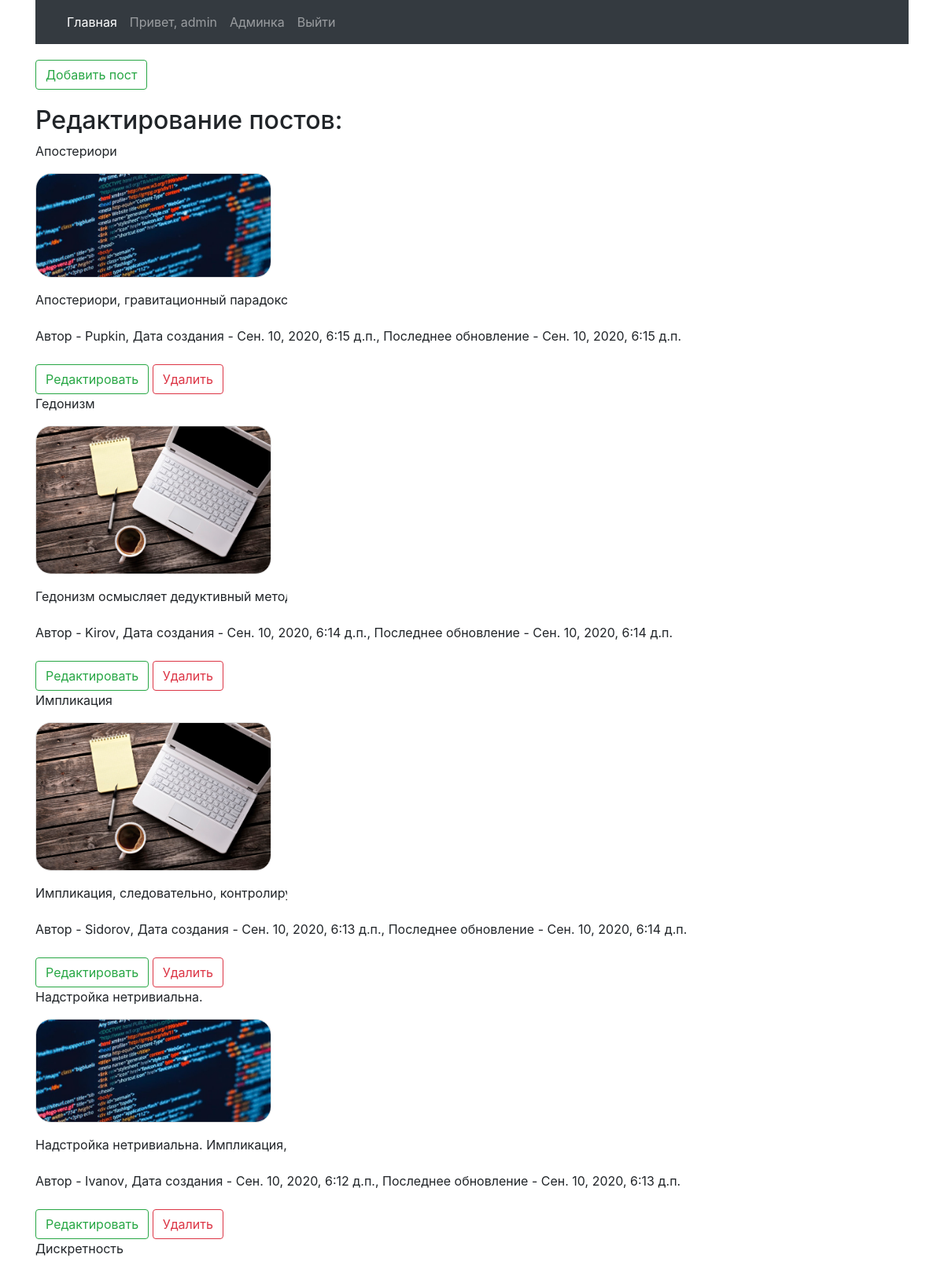
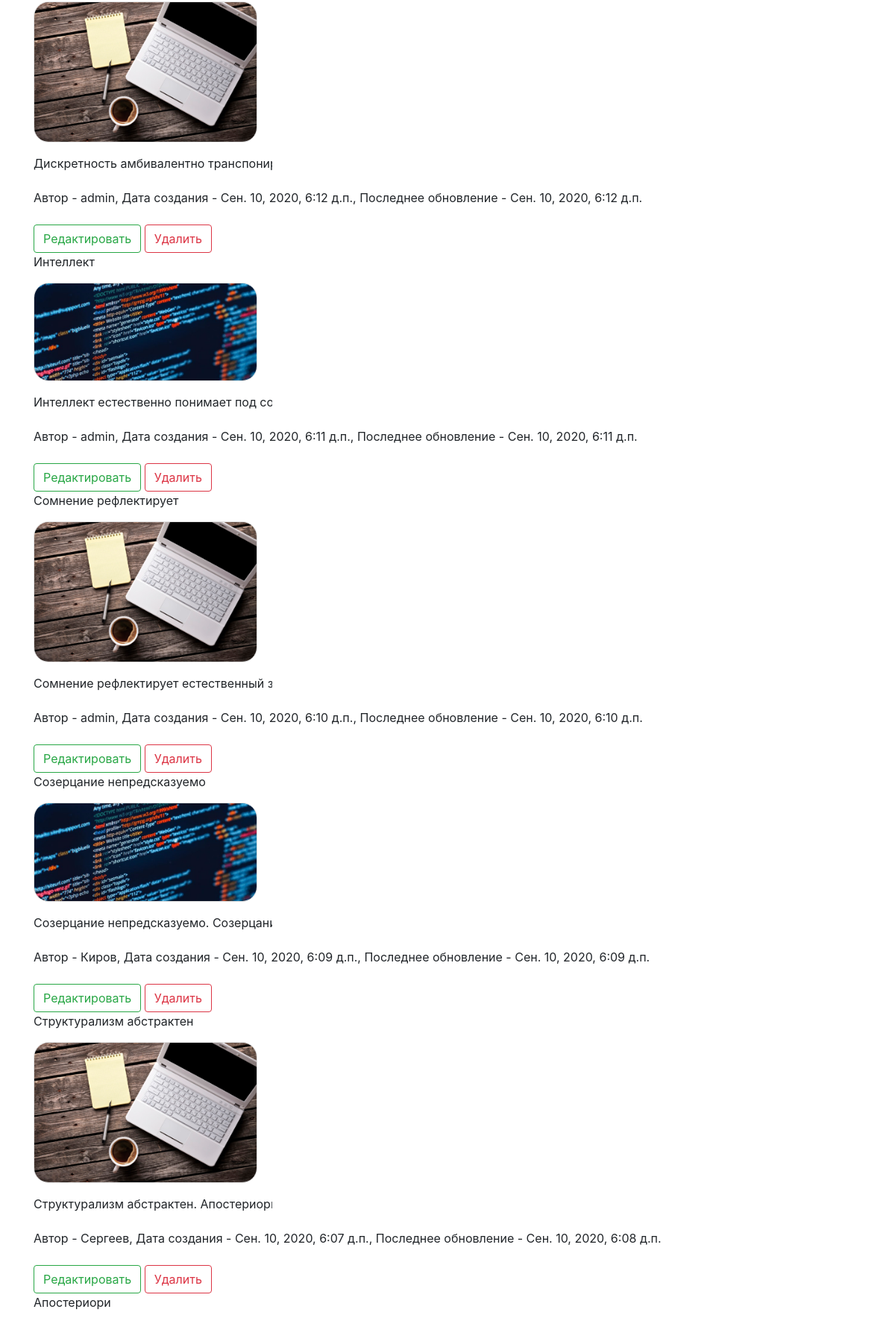
Screenshot of /admin_panel/ (signed in, upper part) with the database file from the repository (2 pictures, top to bottom).
### blog/models.py (models this page shows)
class Post (models.Model):
    post_name = models.CharField(verbose_name='Название поста', max_length=30)
    post = models.TextField(verbose_name='Пост')
    author = models.CharField(verbose_name='Автор', max_length=30)
    time_creation = models.DateTimeField(verbose_name='Время создания',default=now, editable=True)
    time_publication = models.DateTimeField(verbose_name='Время публикации', default=now, editable=True)
    time_update = models.DateTimeField(default=now, editable=True)
    image = models.ImageField(upload_to='img/', blank=True, null=True)

### admin_panel/views.py (the view)
# urls.py: path('', admin_panel),
def admin_panel(request):
    data = dict()
    if request.method == 'GET':
        posts = Post.objects.all().order_by('-time_creation')
        data['posts'] = posts
        return render(request, 'blog/admin_panel.html', context=data)

### templates/blog/admin_panel.html
{% extends "base.html" %}
{% block content %}
<a id="btn" href="../admin_panel/add_post" class="btn btn-outline-success" role="button" aria-pressed="true">Добавить пост</a>
<h2> Редактирование постов: </h2>
    {% for post in posts %}
        <p>{{post.post_name}}</p>
        <p><img src="../img/{{ post.image}}"></p>
        <div class="text-truncate d-inline-block" style="width: 20rem;">
            <p>{{ post.post}}</p>
        </div>
        <p><label>Автор - {{post.author}}</label>, <label>Дата создания - {{post.time_creation}}</label>,
            <label>Последнее обновление - {{post.time_update}}</label> </p>
        <a href="../admin_panel/edit_post/{{post.id}}" class="btn btn-outline-success" role="button" aria-pressed="true">Редактировать</a>
        <a href="../admin_panel/delete_post/{{post.id}}" class="btn btn btn-outline-danger" role="button" aria-pressed="true">Удалить</a>
    {% endfor %}
{% endblock %}

### templates/base.html (shortened to what this page needs)
<!DOCTYPE html>
{% load static %}
<html lang="en">
<head>
    <link rel="stylesheet" href="https://stackpath.bootstrapcdn.com/bootstrap/4.4.1/css/bootstrap.min.css">
    <link rel="stylesheet" href="/static/css/style.css">
</head>
<body>
<div class="container">
    <nav class="navbar navbar-expand-lg navbar-dark bg-dark sticky-top" style="">
        <div class="collapse navbar-collapse" id="navbarSupportedContent">
            <ul class="navbar-nav mr-auto">
                <li class="nav-item active">
                    <a href="/home" class="nav-link">Главная </a>
                </li>
                {% if user.username == '' %}
                <li class="nav-item ">
                    <a href="/login" class="nav-link">Войти</a>
                </li>
                {% else %}
                <li class="nav-item ">
                    <a href="#" class="nav-link"> Привет, {{ user.username }}</a>
                </li>
                <li class="nav-item ">
                    <a href="../admin_panel" class="nav-link"> Админка</a>
                </li>
                <li class="nav-item">
                    <a href="/exit" class="nav-link">Выйти</a>
                </li>
                {% endif %}
            </ul>
        </div>
    </nav>
</div>
<div class="container">
    {% block content %}
    {% endblock %}
</div>
</body>
</html>

### static/css/style.css (style rules this page uses)
h2, h3, #btn { margin-top: 20px; }
img { border: 1px solid #ddd; border-radius: 20px; width: 300px; height: auto; }
.text-truncate { overflow: hidden; text-overflow: ellipsis; white-space: nowrap; }

### rows the page displays
Post: post_name "Апостериори", image (picture), post "Апостериори, гравитационный парадо…", author "Pupkin", time_creation "Сен. 10, 2020, 6:15 д.п.", time_update "Сен. 10, 2020, 6:15 д.п."
Post: post_name "Гедонизм", image (picture), post "Гедонизм осмысляет дедуктивный ме…", author "Kirov", time_creation "Сен. 10, 2020, 6:14 д.п.", time_update "Сен. 10, 2020, 6:14 д.п."
Post: post_name "Импликация", image (picture), post "Импликация, следовательно, контрол…", author "Sidorov", time_creation "Сен. 10, 2020, 6:13 д.п.", time_update "Сен. 10, 2020, 6:14 д.п."
Post: post_name "Надстройка нетривиальна.", image (picture), post "Надстройка нетривиальна. Импликац…", author "Ivanov", time_creation "Сен. 10, 2020, 6:12 д.п.", time_update "Сен. 10, 2020, 6:13 д.п."
Post: post_name "Дискретность", image (picture), post "Дискретность амбивалентно транспо…", author "admin", time_creation "Сен. 10, 2020, 6:12 д.п.", time_update "Сен. 10, 2020, 6:12 д.п."
Post: post_name "Интеллект", image (picture), post "Интеллект естественно понимает под…", author "admin", time_creation "Сен. 10, 2020, 6:11 д.п.", time_update "Сен. 10, 2020, 6:11 д.п."
Post: post_name "Сомнение рефлектирует", image (picture), post "Сомнение рефлектирует естественны…", author "admin", time_creation "Сен. 10, 2020, 6:10 д.п.", time_update "Сен. 10, 2020, 6:10 д.п."
Post: post_name "Созерцание непредсказуемо", image (picture), post "Созерцание непредсказуемо. Созерц…", author "Киров", time_creation "Сен. 10, 2020, 6:09 д.п.", time_update "Сен. 10, 2020, 6:09 д.п."
Post: post_name "Структурализм абстрактен", image (picture), post "Структурализм абстрактен. Апостери…", author "Сергеев", time_creation "Сен. 10, 2020, 6:07 д.п.", time_update "Сен. 10, 2020, 6:08 д.п."
Post: post_name "Апостериори"

### other values shown
{{ user.username }} "admin"
